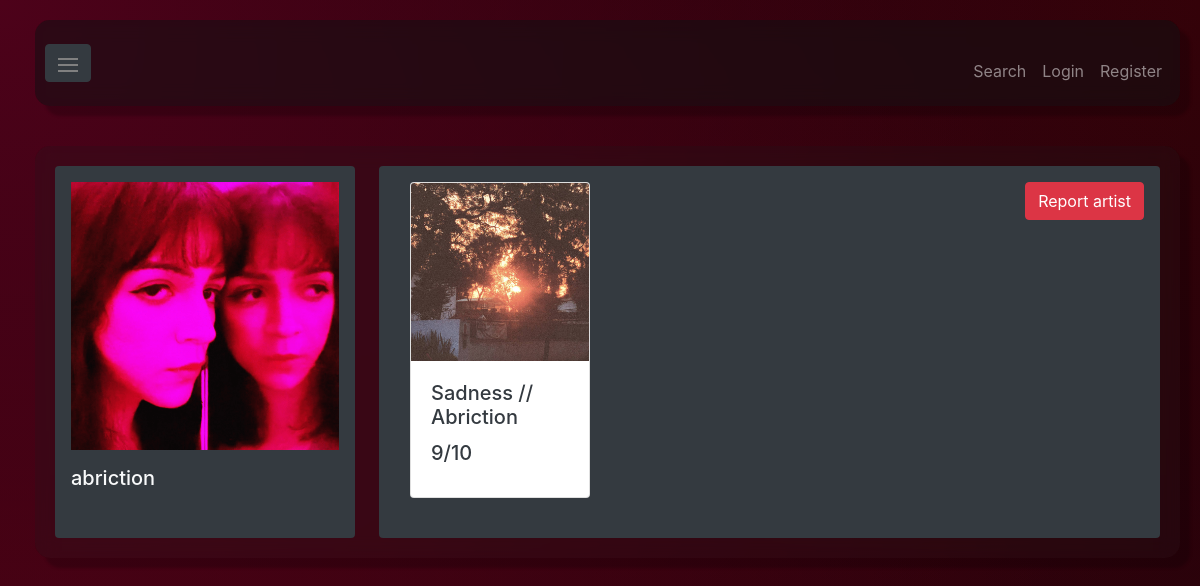
/artist/1, run on an earlier commit of the app's database.
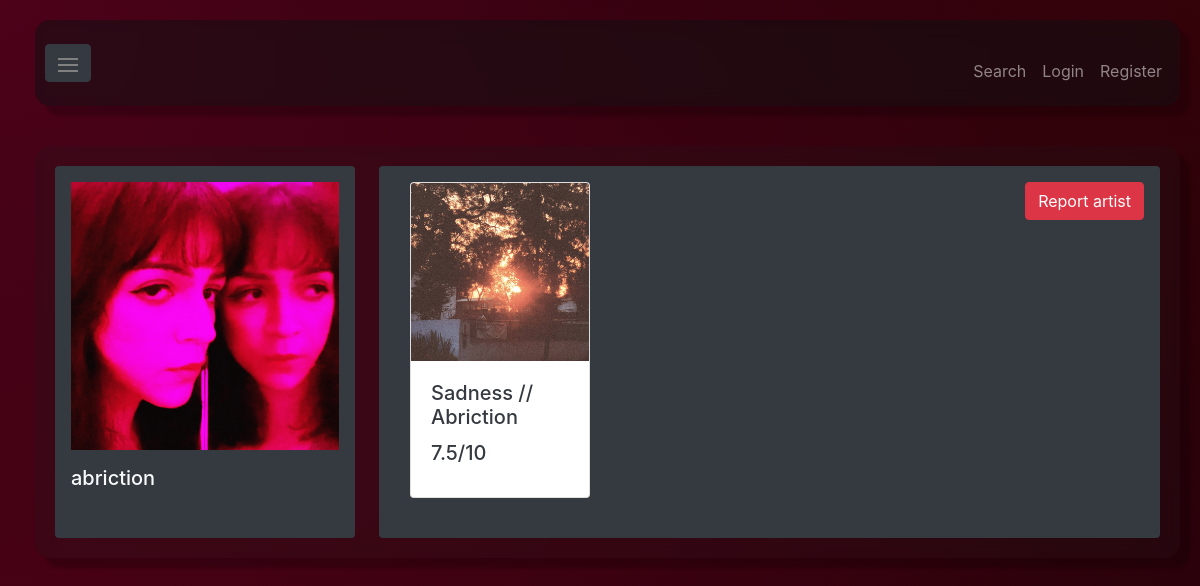
And on a later commit of the database.
### MusicReview/models.py (models this page shows, shortened)
class Release(models.Model):
    release_types = [("EP", "EP"), ("Album", "Album"), ("Mixtape", "Mixtape"), ("Single", "Single"), ("Compilation", "Compilation"), ("Soundtrack", "Soundtrack"), ("Live performance", "Live performance")]
    title = models.CharField(max_length = 100)
    cover_art = models.ImageField(upload_to="cover_art")
    release_type = models.CharField(max_length = 100, choices=release_types)
    genres = models.CharField(max_length = 1000)
    is_explicit = models.BooleanField()
    songs = models.ManyToManyField(Song)
    artists = models.ManyToManyField(Artist)
    reviews = models.ManyToManyField(Review, blank=True)
    last_reviewed = models.DateTimeField(blank=True, null=True) # For sorting by last reviewed in the browse page
    time_added = models.DateTimeField() # For sorting by recent in the browse page
    released = models.DateField(null=True)
    added_by = models.ForeignKey(User, on_delete=models.SET_NULL, null=True)
    accent_color1 = models.CharField(max_length = 10, blank=True) # Stored as a hex string. Ex. #FFFFFF
    accent_color2 = models.CharField(max_length = 10, blank=True)
    accent_color3 = models.CharField(max_length = 10, blank=True)
    accent_color4 = models.CharField(max_length = 10, blank=True)
    def score(self):
        reviews = self.reviews.all()
        if reviews.count() > 0:
            return mean([review.score for review in reviews])
        else:
            return None
    def str_score(self):
        score = self.score()
        if score is not None:
            return str(score) + '/10'
        else:
            return "No reviews"

class Review(models.Model):
    content = models.TextField(blank=True)
    score = models.IntegerField(choices=[(x, x) for x in range(1, 11)]) # 0 - 10 score
    user = models.ForeignKey(User, on_delete=models.CASCADE)
    time = models.DateTimeField()

### MusicReview/views.py (the view)
# urls.py: path('artist/<int:pk>', views.artist, name='artist'),
def artist(request, pk):
    artist = Artist.objects.get(pk=pk)
    ctx = artist_ctx(request, artist)
    return render(request, 'music/artist.html', context=ctx)

### MusicReview/accent_colors.py (called while the page is built)
def default_colors():
    return ["#4d021a", "#4d0210", "#340209", "#28020f"]

### MusicReview/views.py (called while the page is built)
def get_ctx(request, release=None):
    ctx = { 'searchForm': SearchForm() }
    if release is not None:
        ctx['accentColors'] = [release.accent_color1, release.accent_color2, release.accent_color3, release.accent_color4]
    else:
        ctx['accentColors'] = default_colors()
    if request.user.is_authenticated:
        ctx['userName'] = request.user.username
    ctx['superuser'] = request.user.is_superuser
    return ctx

def artist_ctx(request, artist):
    reviewForm = ReviewForm()
    ctx = get_ctx(request)  # Get the common context
    ctx['artist'] = artist
    releases = artist.release_set.all()
    ctx['releases'] = [releases[i:i+3] for i in range(0, len(releases), 3)]
    return ctx

### MusicReview/templates/music/artist.html (shortened to what this page needs)
{% extends 'master.html' %} {% block title %}Artist - MusicReview{% endblock %}
{% block content %}
<div class="d-flex">
  <div
    class="d-flex flex-column flex-shrink-0 p-3 bg-dark rounded"
    style="width: 300px"
  >
    <img src="{{ artist.artist_photo.url }}" alt="{{ artist.name }}" />
    <div class="mt-3">
      <h5>{{ artist.name }}</h5>
    </div>
  </div>
  <div class="p-3 bg-dark rounded ml-4">
    {% if reportArtistForm is None %}
    <div class="float-right">
      <a href="{% url 'report_artist' artist.pk %}" class="btn btn-danger"
        >Report artist</a
      >
    </div>
    {% endif %}
    <div class="row">
      {% for row in releases %} {% for release in row %}
      <div class="col-md-4">
        <div class="card mb-4">
          <a href="{% url 'release' release.pk %}">
            <img
              src="{{ release.cover_art.url }}"
              alt="{{ release.title }}"
              class="card-img-top"
            />
          </a>
          <div class="card-body">
            <div class="d-inline-block">
              <h5 class="card-title text-dark">{{ release.title }}</h5>
              <h5 class="card-title text-dark">{{ release.str_score }}</h5>
            </div>
          </div>
        </div>
      </div>
      {% endfor %} {% endfor %}
    </div>
  </div>
</div>
{% endblock %}

What changed in the data, as far as the page shows it:
changed Release "Sadness // Abriction": str_score "9/10" → "7.5/10"
